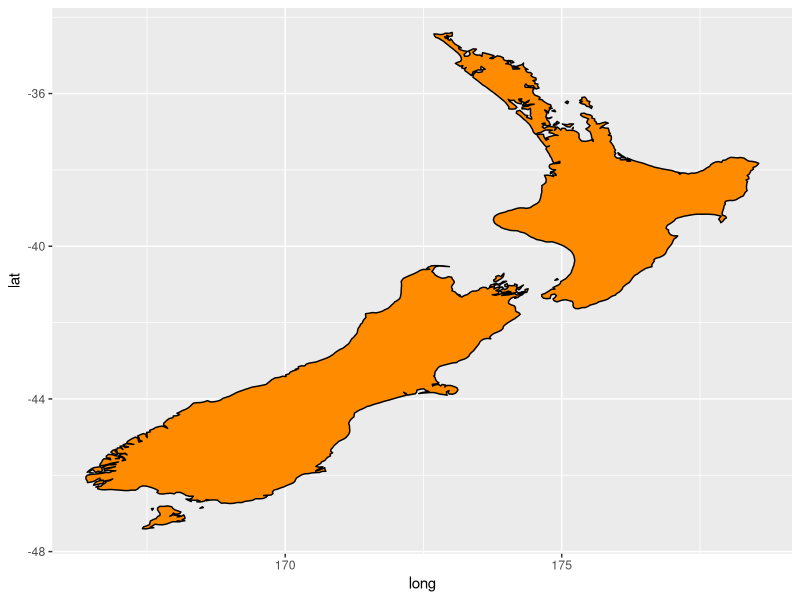

Recreate this plot in R.
library(ggplot2)
nz<-map_data("nz")
ggplot(nz, aes(long, lat, group=group))+
  geom_polygon(fill="darkorange", color="black")
  #coord_quickmap()
